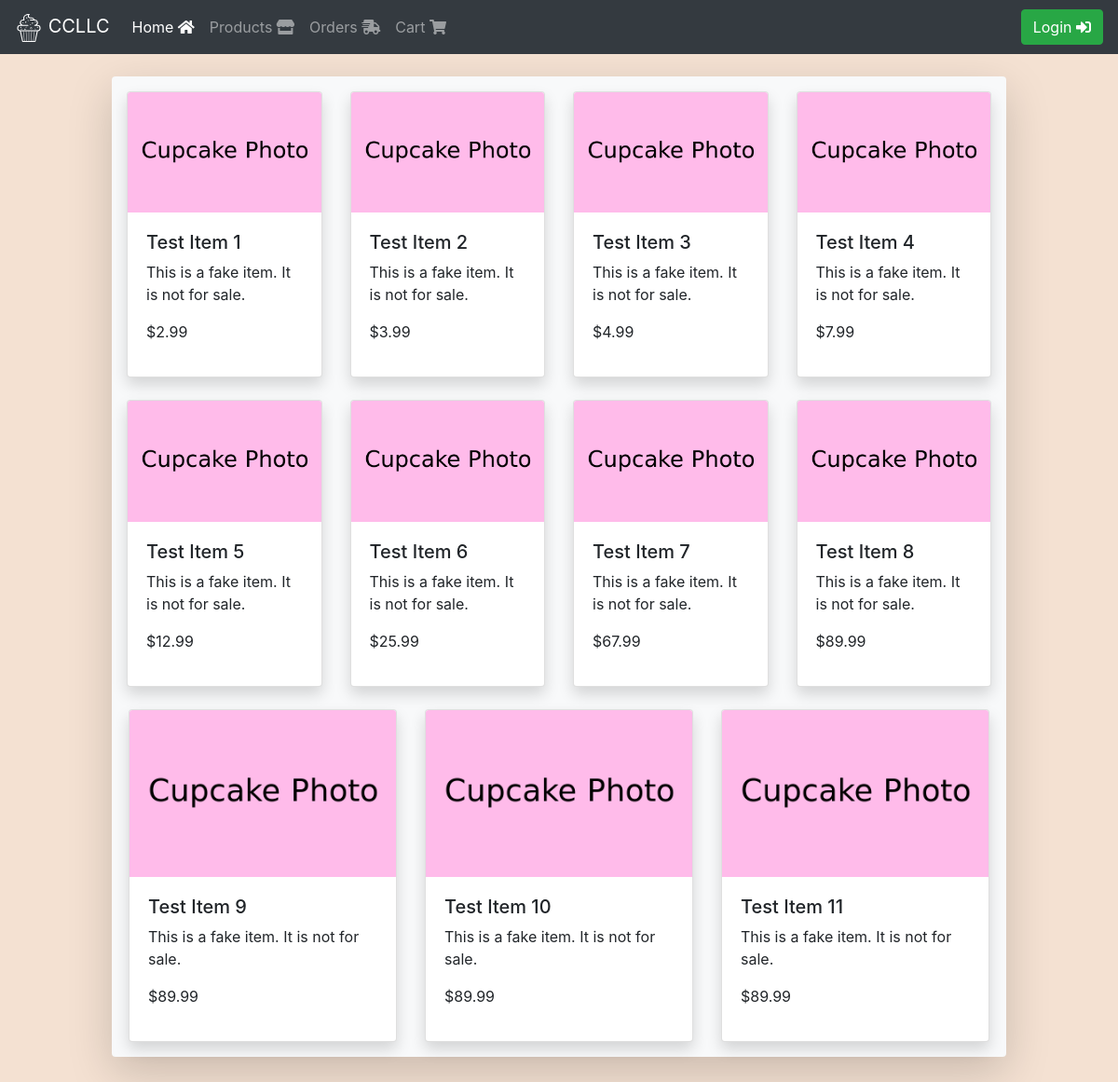
The page /products.php on the database as committed earlier.
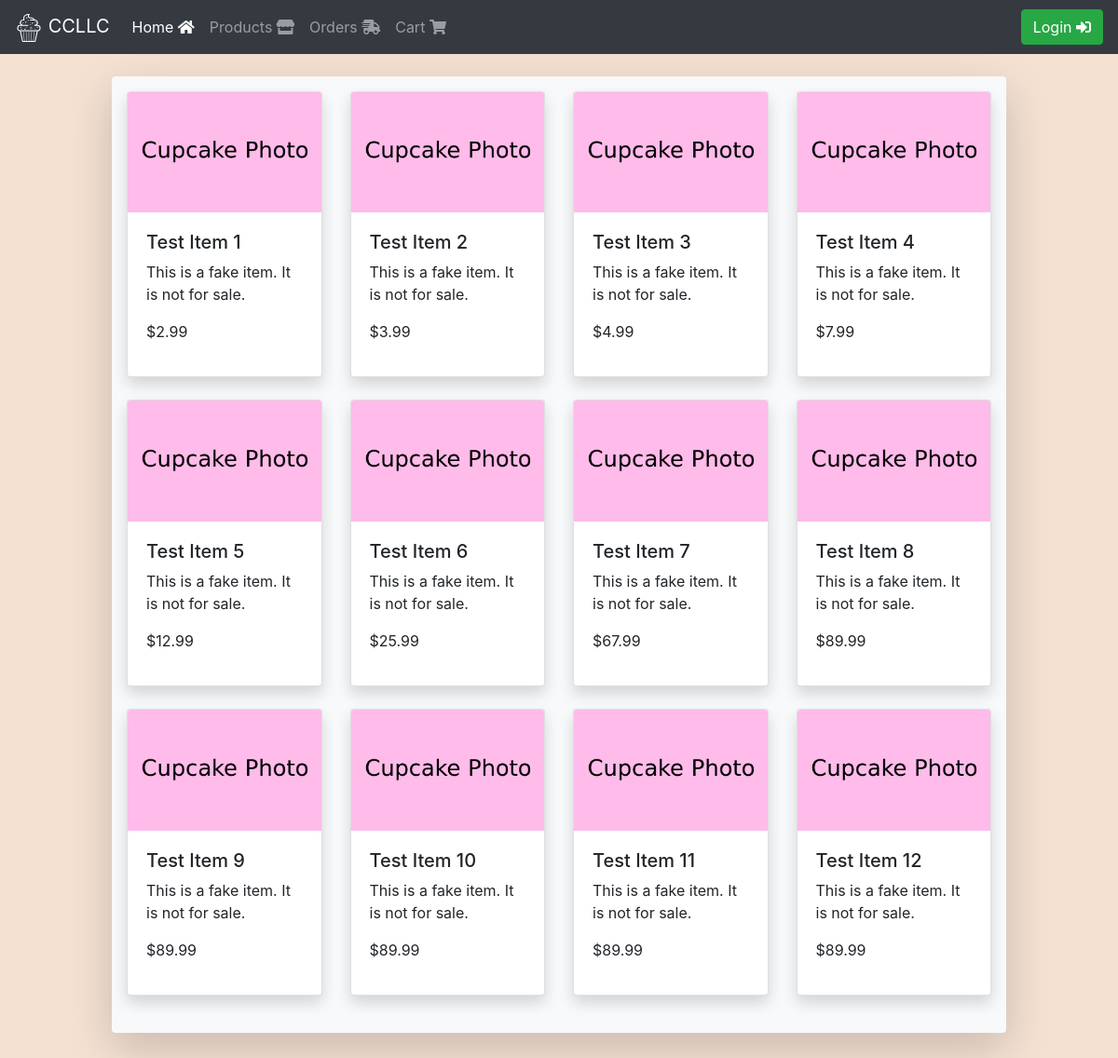
The same page on the database as committed later.
### tables this page shows
CREATE TABLE productTest (
  prod_id int(10) NOT NULL AUTO_INCREMENT,
  name varchar(25) NOT NULL,
  description varchar(100) NOT NULL,
  price decimal(8,2) NOT NULL,
  PRIMARY KEY (prod_id)
);

### src/backend/db.php (called while the page is built, shortened)
<?php
class db{
  private $servername = "172.17.0.1";
  private $username = "webuser";
  private $userpass = "webpass";
  private $dbname = "ism452";
  private $conn;
  private function initConnection(){
    $this->conn = new mysqli($this->servername, $this->username, $this->userpass, $this->dbname);
  }
  public function queryDatabase($sqlStatement){
    $result = $this->conn->query($sqlStatement);
    return $result;
  }
}
?>

### src/products.php (the view, shortened to what this page needs)
<!DOCTYPE html>
<html lang="en" dir="ltr">
  <head>
    <link rel="stylesheet" href="https://stackpath.bootstrapcdn.com/bootstrap/4.3.1/css/bootstrap.min.css">
    <link rel="stylesheet" href="https://use.fontawesome.com/releases/v5.7.2/css/all.css">
    <link rel="stylesheet" href="/css/master.css">
  </head>
  <body>
    <?php
    include 'backend/navbar.php';
    ?>
    <br>
    <div class="container-fluid shadow-lg p-3 mb-5 bg-light rounded">
        <?php
        include 'backend/db.php';
        $db = new db;
        $sql="SELECT name,description,price FROM productTest";
        $result = $db->queryDatabase($sql);
        if ($result->num_rows > 0) {
          while($row = $result->fetch_assoc()) {
            if ($GLOBALS['counter'] == 0) {
              echo '<div class="row">
                      <div class="card-deck mx-auto">';
            }
            echo '<div class="card shadow" style="width: 18rem;">
                    <img src="img/CardPlaceholder.png" class="card-img-top"></img>
                    <div class="card-body">
                      <h5>'.$row["name"].'</h5>
                      <p>'.$row["description"].'</p>
                      <p>$'.$row["price"].'</p>
                    </div>
                  </div>';
            if ($GLOBALS['counter'] == 3) {
              echo '</div></div><br>';
            } else {
              $GLOBALS['counter'] +=1;
            }
          }
        }
        ?>
    </div>
  </body>
</html>

### src/backend/navbar.php (shortened to what this page needs)
<nav class="navbar navbar-expand-md navbar-dark bg-dark">
  <a class="navbar-brand" href="index.php">
    <img src="img/logoWhite.svg" width="30" height="30" alt="logo">
    CCLLC
  </a>
  <div class="collapse navbar-collapse" id="ccnav">
    <ul class="nav navbar-nav mr-auto">
      <li><a class="nav-item nav-link active" href="index.php">Home <i class="fas fa-home"></i><span class="sr-only">(current)</span></a></li>
      <li><a class="nav-item nav-link" href="products.php">Products <i class="fas fa-store"></i></a></li>
      <li><a class="nav-item nav-link" href="orders.php">Orders <i class="fas fa-shipping-fast"></i></a></li>
      <li><a class="nav-item nav-link" href="cart.php">Cart <i class="fas fa-shopping-cart"></i></a></li>
    </ul>
    <?php
      include 'backend/loginStatus.php';
      $ls = new loginStatus;
      $ls->getLoginButton();
    ?>
  </div>
</nav>

### src/backend/loginStatus.php (shortened to what this page needs)
<?php
  class loginStatus{
    public function getLoginButton(){
      if(isset($_COOKIE["user"])){
        echo '<ul class="nav navbar-nav navbar-right">
                <li><a class="btn btn-success navbar-btn" href="backend/logout.php">Welcome ' . $_COOKIE["user"] . ' <i class="fas fa-user"></i></a></li>
              </ul>';
      } else if (isset($_COOKIE["emp"])) {
        echo '<ul class="nav navbar-nav navbar-right">
                <li><a class="btn btn-info navbar-btn" href="backend/logout.php">Welcome ' . $_COOKIE["emp"] . ' <i class="fas fa-user"></i></a></li>
              </ul>';
      } else {
        echo '<ul class="nav navbar-nav navbar-right">
                <li><a class="btn btn-success navbar-btn" href="login.php">Login <i class="fas fa-sign-in-alt"></i></a></li>
              </ul>';
      }
    }
  }
?>

### src/css/master.css (style rules this page uses)
body { background-color: #f4e1d2; }
.container-fluid { max-width: 80% !important; }

Rows that differ between the two databases and show on the page:
added producttest: name "Test Item 12", description "This is a fake item. It is not for sale.", price "89.99"
